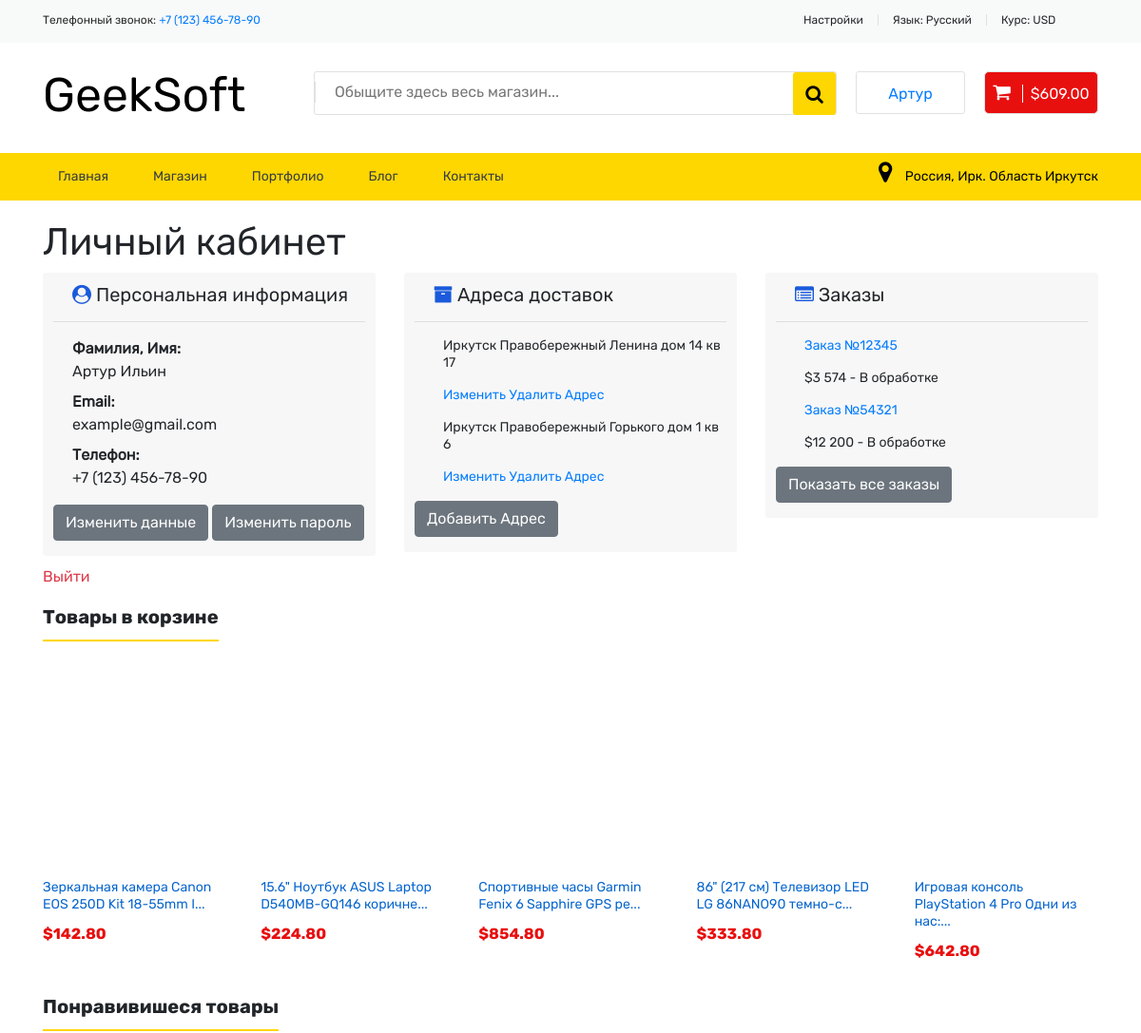
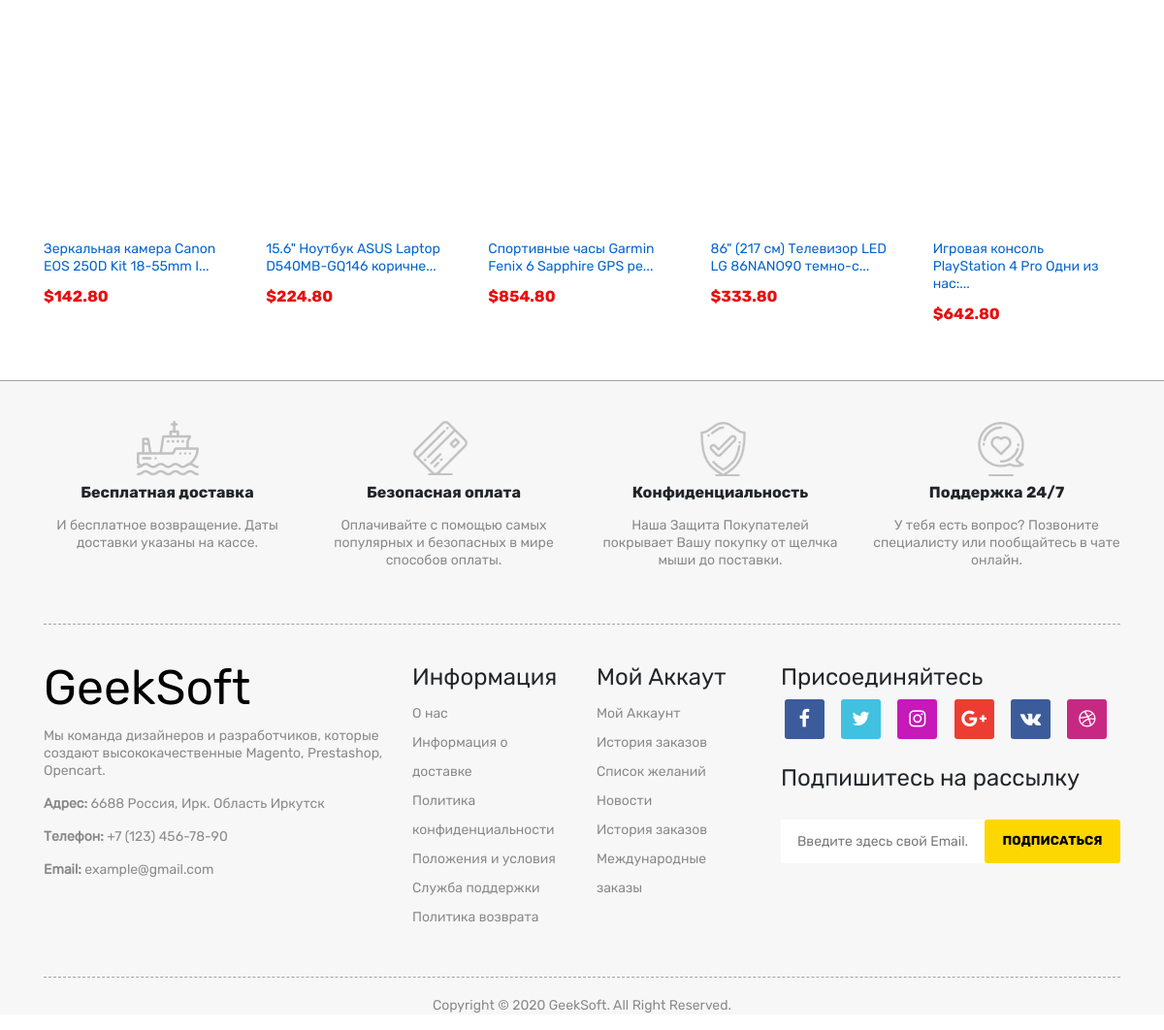
Page /personal/ (signed in) on the committed database (2 pictures, top to bottom).
### tables this page shows
CREATE TABLE users
(
    id integer primary key autoincrement,
    first_name text,
    second_name text,
    email text,
    phone text,
    password text
);

CREATE TABLE products
(
    id integer primary key autoincrement,
    title text,
    image_url text,
    price real,
    count integer,
    mini_description text,
    specifications text,
    description text
);

### app.py (the view)
@app.route('/personal/')
def personal():
    if not context.get('Name'):
        return redirect("/login/", code=302)
    conn = sqlite3.connect(db_path)
    cur = conn.cursor()
    cur.execute('''select first_name, second_name, email, phone from users where email = ?;''',
                (context.get('login'),))
    pers_tuple = cur.fetchall()[0]
    first_name, second_name, email, phone = pers_tuple[0], pers_tuple[1], pers_tuple[2], pers_tuple[3]
    personal_info.update({
        'first_name': first_name,
        'second_name': second_name,
        'email': email,
        'phone': phone
    })
    cur.execute('''select title, image_url, price from products;''')
    products = []
    for item in cur.fetchall():
        products.append(list(item))
    shuffle(products)
    context.update({'products': products})
    conn.close()
    return render_template("personal.html", **context, **personal_info)

### templates/personal.html (shortened to what this page needs)
{% extends 'base.html' %}
{% block main %}
    <main>
        <div class="container">
            <h1>Личный кабинет</h1>
            <div class="row">
                <div class="col-md-4">
                    <div class="personal_block">
                        <h3><i class="fa fa-user-circle" aria-hidden="true"></i> Персональная информация</h3>
                        <hr>
                        <dl>
                            <dt>Фамилия, Имя:</dt>
                            <dd>{{ first_name }} {{ second_name }}</dd>
                            <dt>Email:</dt>
                            <dd>{{ email }}</dd>
                            <dt>Телефон:</dt>
                            <dd>{{ phone }}</dd>
                        </dl>
                        <button type="button" class="btn btn-secondary">Изменить данные</button>
                        <button type="button" class="btn btn-secondary">Изменить пароль</button>
                    </div>
                </div>
                <div class="col-md-4">
                    <div class="personal_block">
                        <h3><i class="fa fa-archive" aria-hidden="true"></i> Адреса доставок</h3>
                        <hr>
                        <ul>
                            <li>
                                <p>Иркутск Правобережный Ленина дом 14 кв 17</p>
                                <p><a href="#">Изменить</a> <a href="#">Удалить Адрес</a></p>
                            </li>
                            <li>
                                <p>Иркутск Правобережный Горького дом 1 кв 6</p>
                                <p><a href="#">Изменить</a> <a href="#">Удалить Адрес</a></p>
                            </li>
                        </ul>
                        <button type="button" class="btn btn-secondary">Добавить Адрес</button>
                    </div>
                </div>
                <div class="col-md-4">
                    <div class="personal_block">
                        <h3><i class="fa fa-list-alt" aria-hidden="true"></i>
                            Заказы</h3>
                        <hr>
                        <ul>
                            <li>
                                <p><a href="#">Заказ №12345</a></p>
                                <p>$3 574 - В обработке</p>
                            </li>
                            <li>
                                <p><a href="#">Заказ №54321</a></p>
                                <p>$12 200 - В обработке</p>
                            </li>
                        </ul>
                        <button type="button" class="btn btn-secondary">Показать все заказы</button>
                    </div>
                </div>
                {% if Name %}
                    <div class="col">
                        <a href="/logout/" class="text-danger">Выйти</a>
                    </div>
                {% endif %}
            </div>
            <div class="products_block">
                <h2 class="section_title">Товары в корзине</h2>
                <div class="row products_list_block">
                    <div class="products_card_wrapper">
                        {% for product in products[:5] %}
                            <div class="col-md-2">
                                <div class="product_card ">
                                    <a href="/details?title={{ product[0] }}">
                                        <div class="product_card_img"
                                             style="background-image: url({{ product[1] }})"></div>
                                        <p class="product_card_title">{{ product[0][:46] }}...</p>
                                        <p class="price text-black">&dollar;{{ product[2] }}0</p>
                                    </a>
                                </div>
                            </div>
                        {% endfor %}
                    </div>
                </div>
            </div>
            <div class="products_block">
                <h2 class="section_title">Понравивишеся товары</h2>
                <div class="row products_list_block">
                    <div class="products_card_wrapper">
                        {% for product in products[:5] %}
                            <div class="col-md-2">
                                <div class="product_card ">
                                    <a href="/details?title={{ product[0] }}">
                                        <div class="product_card_img"
                                             style="background-image: url({{ product[1] }})"></div>
                                        <p class="product_card_title">{{ product[0][:46] }}...</p>
                                        <p class="price text-black">&dollar;{{ product[2] }}0</p>
                                    </a>
                                </div>
                            </div>
                        {% endfor %}
                    </div>
                </div>
            </div>
        </div>
    </main>
{% endblock %}

### templates/base.html (shortened to what this page needs)
<!DOCTYPE html>
<html lang="ru">
<head>
    <link rel="stylesheet" href="/static/source/bootstrap.min.css">
    <link rel="stylesheet" href="/static/css/main.css">
    <link rel="stylesheet" href="https://stackpath.bootstrapcdn.com/font-awesome/4.7.0/css/font-awesome.min.css">
</head>
<body>
<header>
    <div class="header_top">
        <div class="container">
            <div class="row">
                <div class="col-md-3">
                    <p class='tel'>Телефонный звонок: <a href="tel:+71234567890">+7 (123) 456-78-90</a></p>
                </div>
                <div class="col-md-4 offset-5">
                    <ul>
                        <li>Настройки</li>
                        <li>Язык: Русский</li>
                        <li>Курс: USD</li>
                    </ul>
                </div>
            </div>
        </div>
    </div>
    <div class="container">
        <div class="header_mine">
            <div class="row">
                <div class="col-md-3">
                    <div class="logo">
                        <p><a href="/">GeekSoft</a></p>
                    </div>
                </div>
                <div class="col-md-6">
                    <div class="form">
                        <div class="dropdown">
                            <form action="/shop?text=hello" id="search">
                                <input type="text" name="text" placeholder="Обыщите здесь весь магазин..." {% if search_text != ' ' %} value='{{ search_text }}' {% endif %}>
                                <button type="submit" class="search" form="search"><i class="fa fa-search" aria-hidden="true"></i></button>
                            </form>
                        </div>
                    </div>
                </div>
                <div class="col-md-3 usr_links">
                    {% if Name %}
                        <a href="/personal/">
                            <div class="item">{{Name}}</div>
                        </a>
                    {% else %}
                        <a href="/login/">
                            <div class="item">Войти</div>
                        </a>
                    {% endif %}
                    <a href="/personal/">
                        <div class="item cart">
                            <i class="fa fa-shopping-cart" aria-hidden="true"></i>
                            <span>$609.00</span>
                        </div>
                    </a>
                </div>
            </div>
        </div>
    </div>
</header>
<nav>
    <div class="container">
        <div class="row">
            <div class="col-md-7">
                <ul class="nav nav-pills">
                    <li class="nav-item ">
                        <a class="nav-link text-dark" href="/">Главная</a>
                    </li>
                    <li class="nav-item">
                        <a class="nav-link text-dark" href="/shop/">Магазин</a>
                    </li>
                    <li class="nav-item">
                        <a class="nav-link text-dark"
                           href=""https://github.com/ainn0ttfue/ target="_blank">Портфолио</a>
                    </li>
                    <li class="nav-item">
                        <a class="nav-link text-dark" href="https://github.com/ainn0ttfue/" target="_blank">Блог</a>
                    </li>
                    <li class="nav-item">
                        <a class="nav-link text-dark" href="#footer">Контакты</a>
                    </li>
                </ul>
            </div>
            <div class="col-md-5">
                <p class="addres text-right">
                    <a href="https://2gis.ru/irkutsk/geo/1548748027074315?m=104.301128%2C52.218782%2F16" target="_blank"><i
                            class="fa fa-map-marker" aria-hidden="true"></i> Россия, Ирк. Область Иркутск</a>
                </p>
            </div>
        </div>
    </div>
</nav>
{% block main %}{% endblock %}
<footer id="footer">
    <div class="container">
        <div class="advantages">
            <div class="row">
                <div class="col-md-3">
                    <div class="advantages-item">
                        <div class="img_footer_1"></div>
                        <h3>Бесплатная доставка</h3>
                        <p>И бесплатное возвращение. Даты доставки указаны на кассе.</p>
                    </div>
                </div>
                <div class="col-md-3">
                    <div class="advantages-item">
                        <div class="img_footer_2"></div>
                        <h3>Безопасная оплата</h3>
                        <p>Оплачивайте с помощью самых популярных и безопасных в мире способов оплаты.</p>
                    </div>
                </div>
                <div class="col-md-3">
                    <div class="advantages-item">
                        <div class="img_footer_3"></div>
                        <h3>Конфиденциальность</h3>
                        <p>Наша Защита Покупателей покрывает Вашу покупку от щелчка мыши до поставки.</p>
                    </div>
                </div>
                <div class="col-md-3">
                    <div class="advantages-item">
                        <div class="img_footer_4"></div>
                        <h3>Поддержка 24/7</h3>
                        <p>У тебя есть вопрос? Позвоните специалисту или пообщайтесь в чате онлайн.</p>
                    </div>
                </div>
            </div>
        </div>
        <div class="footer_main_content">
            <div class="row">
                <div class="col-md-4 ">
                    <div class="footer_main_info">
                        <div class="logo">
                            <p><a href="/">GeekSoft</a></p>
                        </div>
                        <p>Мы команда дизайнеров и разработчиков, которые создают высококачественные Magento,
                            Prestashop, Opencart.</p>
                        <div class="footer_address">
                            <p><b>Адрес: </b><a
                                    href="https://2gis.ru/irkutsk/geo/1548748027074315?m=104.301128%2C52.218782%2F16" target="_blank">6688
                                Россия, Ирк. Область Иркутск </a></p>
                            <p><b>Телефон: </b><a href="tel:+71234567890">+7 (123) 456-78-90</a></p>
                            <p><b>Email: </b><a href="mailto:example@gmail.com">example@gmail.com</a></p>
                        </div>
                    </div>
                </div>
                <div class="col-md-2">
                    <h4>Информация</h4>
                    <ul>
                        <li><a href="#">О нас</a></li>
                        <li><a href="#">Информация о доставке</a></li>
                        <li><a href="#">Политика конфиденциальности</a></li>
                        <li><a href="#">Положения и условия</a></li>
                        <li><a href="#">Служба поддержки</a></li>
                        <li><a href="#">Политика возврата</a></li>
                    </ul>
                </div>
                <div class="col-md-2 footer_my_account">
                    <h4>Мой Аккаут</h4>
                    <ul>
                        <li><a href="#">Мой Аккаунт</a></li>
                        <li><a href="#">История заказов</a></li>
                        <li><a href="#">Список желаний</a></li>
                        <li><a href="#">Новости</a></li>
                        <li><a href="#">История заказов</a></li>
                        <li><a href="#">Международные заказы</a></li>
                    </ul>
                </div>
                <div class="col-md-4 social">
                    <div class="follow_us">
                        <h4>Присоединяйтесь</h4>
                        <ul>
                            <li><a href="https://ru-ru.facebook.com/" target="_blank"><i class="fa fa-facebook" aria-hidden="true"></i></a>
                            </li>
                            <li><a href="https://twitter.com/" target="_blank"><i class="fa fa-twitter" aria-hidden="true"></i></a></li>
                            <li><a href="https://www.instagram.com/" target="_blank"><i class="fa fa-instagram" aria-hidden="true"></i></a>
                            </li>
                            <li><a href="https://plus.google.com/" target="_blank"><i class="fa fa-google-plus" aria-hidden="true"></i></a>
                            </li>
                            <li><a href="https://vk.com/" target="_blank"><i class="fa fa-vk" aria-hidden="true"></i></a></li>
                            <li><a href="https://dribbble.com/" target="_blank"><i class="fa fa-dribbble" aria-hidden="true"></i></a>
                            </li>
                        </ul>
                    </div>
                    <div class="subscribe">
                        <h4>Подпишитесь на рассылку</h4>
                        <div class="form">
                            <input type="text" name="" placeholder="Введите здесь свой Email...">
                            <button type="button" name="button" class="search"><b>Подписаться</b></button>
                        </div>
                    </div>
                </div>
            </div>
        </div>
        <div class="col-md copy text-center">
            <p>Copyright &copy; 2020 <a href="/">GeekSoft</a>. All Right Reserved.</p>
        </div>
    </div>
</footer>
</body>
</html>

### rows in the picture
users: first_name "Артур", second_name "Ильин", email "example@gmail.com", phone "+7 (123) 456-78-90"
products: title "Зеркальная камера Canon EOS 250D Kit 18-55mm I", price "142.8"
products: title "15.6\" Ноутбук ASUS Laptop D540MB-GQ146 коричне", price "224.8"
products: title "Спортивные часы Garmin Fenix 6 Sapphire GPS ре", price "854.8"
products: title "86\" (217 см) Телевизор LED LG 86NANO90 темно-с", price "333.8"
products: title "Игровая консоль PlayStation 4 Pro Одни из нас:", price "642.8"
